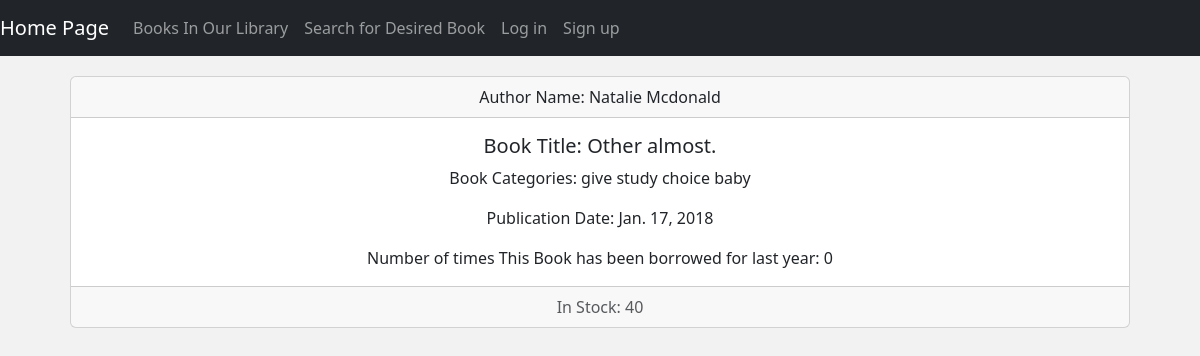
The page /books/2/ on the database its author committed.
### booklibrary/models.py (models this page shows, shortened)
class Book(models.Model):
    author = models.ForeignKey(Author, on_delete=models.CASCADE, null=True, verbose_name='Author')
    category = models.ManyToManyField(Category, verbose_name='Category')
    title = models.CharField(max_length=100, verbose_name='Title')
    publication_date = models.DateField(verbose_name='Publication Date')
    stock = models.IntegerField(verbose_name='Stock')
    notify_when_available = models.BooleanField(default=False)
    class Meta:
      verbose_name = "Book"
      verbose_name_plural = "Books"

class Author(models.Model):
    full_name = models.CharField(max_length=100, verbose_name='Full Name')
    class Meta:
        verbose_name = 'Author'
        verbose_name_plural = 'Authors'

class Category(models.Model):
    name = models.CharField(max_length=100, verbose_name='Name')
    def __str__(self):
        return self.name
    class Meta:
        verbose_name = 'Category'
        verbose_name_plural = 'Categories'

### booklibrary/views.py (the view)
# urls.py: path('books/<int:book_id>/', views.book_detail, name='book_detail'),
def book_detail(request, book_id):
    book = Book.objects.get(pk=book_id)
    borrows = Borrow.objects.filter(book=book)
    borrow_count = borrows.count()
    one_year_ago = datetime.now() - timedelta(days=365)
    borrows_last_year = borrows.filter(borrowed_at__gte=one_year_ago)
    borrow_stats = borrows_last_year.count()
    return render(request, 'book_detail.html', {'book': book, 'borrow_count': borrow_count, 'borrow_stats':borrow_stats})

### booklibrary/templates/book_detail.html (shortened to what this page needs)
{% extends 'base.html' %}
    {% block content %}
    <div class="card text-center">
        <div class="card-header">
            Author Name: {{ book.author.full_name }}
        </div>
        <div class="card-body">
          <h5 class="card-title">Book Title: {{ book.title }}</h5>
          <p class="card-text">Book Categories: {% for category in book.category.all %} {{ category }} {% endfor %}</p>
          <p class="card-text">Publication Date: {{ book.publication_date }}</p>
          <p class="card-text">Number of times This Book has been borrowed for last year: {{ borrow_stats }}</p>
        </div>
        <div class="card-footer text-muted">
            In Stock: {{ book.stock  }}
        </div>
      </div>
    {% endblock %}

### booklibrary/templates/base.html (shortened to what this page needs)
<!DOCTYPE html>
<html lang="en">
<head>
    <link href="https://cdn.jsdelivr.net/npm/bootstrap@5.3.3/dist/css/bootstrap.min.css" rel="stylesheet">
</head>
<body>
  <nav class="navbar navbar-expand-lg navbar-light bg-dark navbar-dark">
    <a class="navbar-brand" href="/home/">Home Page</a>
    <div class="collapse navbar-collapse" id="navbarNavDropdown">
      <ul class="navbar-nav">
        <li class="nav-item active">
          <a class="nav-link" href="/books/">Books In Our Library</a>
        </li>
        <li class="nav-item">
          <a class="nav-link" href="/search/">Search for Desired Book</a>
        </li>
        {% if user.is_authenticated %}
        <li class="nav-item">
          <a class="nav-link" href="/profile/">My Profile</a>
        </li>
          <li class="nav-item">
            <a class="nav-link" href="/user/logout/">Log Out</a>
          </li>
        {% else %}
          <li class="nav-item">
            <a class="nav-link" href="/user/login/">Log in</a>
          </li>
          <li class="nav-item">
          <a class="nav-link" href="/user/signup/">Sign up</a>
          </li>
        {% endif %}
      </ul>
    </div>
  </nav>
  <div style="margin-left: 70px; margin-right: 70px; margin-top: 20px;">
    {% block content %}
    {% endblock %}
  </div>
</body>
</html>

### booklibrary/templates/base.html (style rules this page uses)
body { background-color: #f0f0f0d5; }

### rows shown on the page
Book: author.full_name "Natalie Mcdonald", title "Other almost.", publication_date "Jan. 17, 2018", stock "40"
Category: name "give"
Category: name "study"
Category: name "choice"
Category: name "baby"

### other values the page prints
{{ borrow_stats }} "0"
